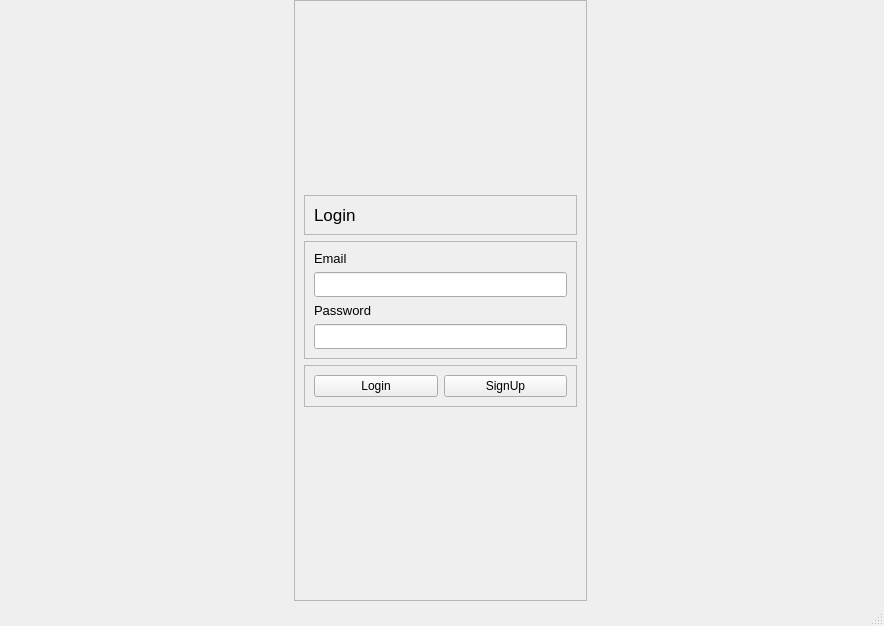
<?xml version="1.0" encoding="UTF-8"?>
<ui version="4.0">
 <class>Login</class>
 <widget class="QMainWindow" name="Login">
  <property name="geometry">
   <rect>
    <x>0</x>
    <y>0</y>
    <width>884</width>
    <height>626</height>
   </rect>
  </property>
  <property name="minimumSize">
   <size>
    <width>800</width>
    <height>600</height>
   </size>
  </property>
  <property name="windowTitle">
   <string>Login</string>
  </property>
  <widget class="QWidget" name="centralwidget">
   <widget class="QWidget" name="horizontalLayoutWidget">
    <property name="geometry">
     <rect>
      <x>0</x>
      <y>0</y>
      <width>881</width>
      <height>601</height>
     </rect>
    </property>
    <layout class="QHBoxLayout" name="horizontalLayout_2">
     <property name="spacing">
      <number>3</number>
     </property>
     <item>
      <spacer name="horizontalSpacer">
       <property name="orientation">
        <enum>Qt::Horizontal</enum>
       </property>
       <property name="sizeHint" stdset="0">
        <size>
         <width>40</width>
         <height>20</height>
        </size>
       </property>
      </spacer>
     </item>
     <item>
      <layout class="QVBoxLayout" name="verticalLayout_3">
       <property name="spacing">
        <number>3</number>
       </property>
       <item>
        <widget class="QFrame" name="LoginFrame">
         <property name="frameShape">
          <enum>QFrame::StyledPanel</enum>
         </property>
         <property name="frameShadow">
          <enum>QFrame::Raised</enum>
         </property>
         <layout class="QVBoxLayout" name="verticalLayout_4">
          <item>
           <spacer name="verticalSpacer_2">
            <property name="orientation">
             <enum>Qt::Vertical</enum>
            </property>
            <property name="sizeHint" stdset="0">
             <size>
              <width>20</width>
              <height>40</height>
             </size>
            </property>
           </spacer>
          </item>
          <item>
           <widget class="QFrame" name="LoginLabel">
            <property name="frameShape">
             <enum>QFrame::StyledPanel</enum>
            </property>
            <property name="frameShadow">
             <enum>QFrame::Raised</enum>
            </property>
            <layout class="QVBoxLayout" name="verticalLayout_2">
             <item>
              <widget class="QLabel" name="LoginStatus">
               <property name="font">
                <font>
                 <pointsize>13</pointsize>
                </font>
               </property>
               <property name="text">
                <string>Login</string>
               </property>
              </widget>
             </item>
            </layout>
           </widget>
          </item>
          <item>
           <widget class="QFrame" name="InpuxBoxes">
            <property name="frameShape">
             <enum>QFrame::StyledPanel</enum>
            </property>
            <property name="frameShadow">
             <enum>QFrame::Raised</enum>
            </property>
            <layout class="QVBoxLayout" name="verticalLayout">
             <item>
              <widget class="QLabel" name="email_text">
               <property name="font">
                <font>
                 <pointsize>10</pointsize>
                </font>
               </property>
               <property name="text">
                <string>Email</string>
               </property>
              </widget>
             </item>
             <item>
              <widget class="QLineEdit" name="email_input">
               <property name="minimumSize">
                <size>
                 <width>0</width>
                 <height>25</height>
                </size>
               </property>
               <property name="inputMethodHints">
                <set>Qt::ImhNone</set>
               </property>
               <property name="placeholderText">
                <string notr="true"/>
               </property>
              </widget>
             </item>
             <item>
              <widget class="QLabel" name="password_text">
               <property name="font">
                <font>
                 <pointsize>10</pointsize>
                </font>
               </property>
               <property name="text">
                <string>Password</string>
               </property>
              </widget>
             </item>
             <item>
              <widget class="QLineEdit" name="password_input">
               <property name="minimumSize">
                <size>
                 <width>0</width>
                 <height>25</height>
                </size>
               </property>
               <property name="inputMethodHints">
                <set>Qt::ImhHiddenText|Qt::ImhNoAutoUppercase|Qt::ImhNoPredictiveText|Qt::ImhSensitiveData</set>
               </property>
               <property name="frame">
                <bool>true</bool>
               </property>
               <property name="echoMode">
                <enum>QLineEdit::Password</enum>
               </property>
               <property name="placeholderText">
                <string/>
               </property>
              </widget>
             </item>
            </layout>
           </widget>
          </item>
          <item>
           <widget class="QFrame" name="PushButtons">
            <property name="frameShape">
             <enum>QFrame::StyledPanel</enum>
            </property>
            <property name="frameShadow">
             <enum>QFrame::Raised</enum>
            </property>
            <layout class="QHBoxLayout" name="horizontalLayout">
             <item>
              <widget class="QPushButton" name="login_button">
               <property name="text">
                <string>Login</string>
               </property>
              </widget>
             </item>
             <item>
              <widget class="QPushButton" name="register_button">
               <property name="text">
                <string>SignUp</string>
               </property>
              </widget>
             </item>
            </layout>
           </widget>
          </item>
          <item>
           <spacer name="verticalSpacer">
            <property name="orientation">
             <enum>Qt::Vertical</enum>
            </property>
            <property name="sizeHint" stdset="0">
             <size>
              <width>20</width>
              <height>40</height>
             </size>
            </property>
           </spacer>
          </item>
         </layout>
        </widget>
       </item>
      </layout>
     </item>
     <item>
      <spacer name="horizontalSpacer_2">
       <property name="orientation">
        <enum>Qt::Horizontal</enum>
       </property>
       <property name="sizeHint" stdset="0">
        <size>
         <width>40</width>
         <height>20</height>
        </size>
       </property>
      </spacer>
     </item>
    </layout>
   </widget>
  </widget>
  <widget class="QStatusBar" name="statusbar"/>
 </widget>
 <resources/>
 <connections/>
</ui>
